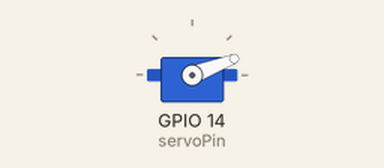
A sketch run on a simulated ESP32. On the bench: servo. What the sketch prints to the serial monitor is not drawn.

Above: at 1.05 s.
At 1.45 s:
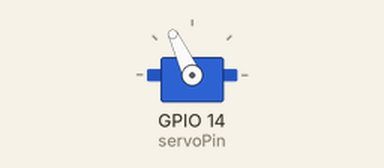
At 1.85 s:
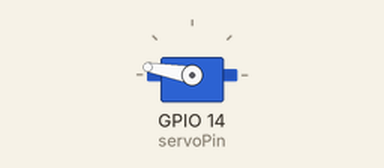
At 2.65 s:
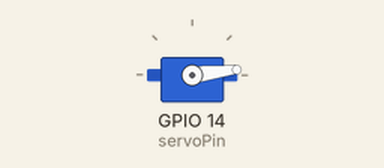
Timing chart, 0 to 4.8 s (numbered marks = the images above):
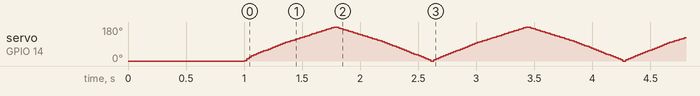

The sketch:

servoMotor_SG90.ino
```cpp
#include <Arduino.h>
#include <ESP32Servo.h>

const int servoPin = 14;

Servo servo1;

void setup() {
  Serial.begin(9600);
  servo1.attach(servoPin);
  servo1.write(0); //? Set position to 0º
  delay(1000); //? wait for the boy do the movement
  Serial.println("Servo initialized");
}

void loop() {
  for(int posDegrees = 0; posDegrees <= 180; posDegrees++) {
    servo1.write(posDegrees);
    Serial.println(posDegrees);
    delay(2);
  }

  for(int posDegrees = 180; posDegrees >= 0; posDegrees--) {
    servo1.write(posDegrees);
    Serial.println(posDegrees);
    delay(2);
  }
}
```
